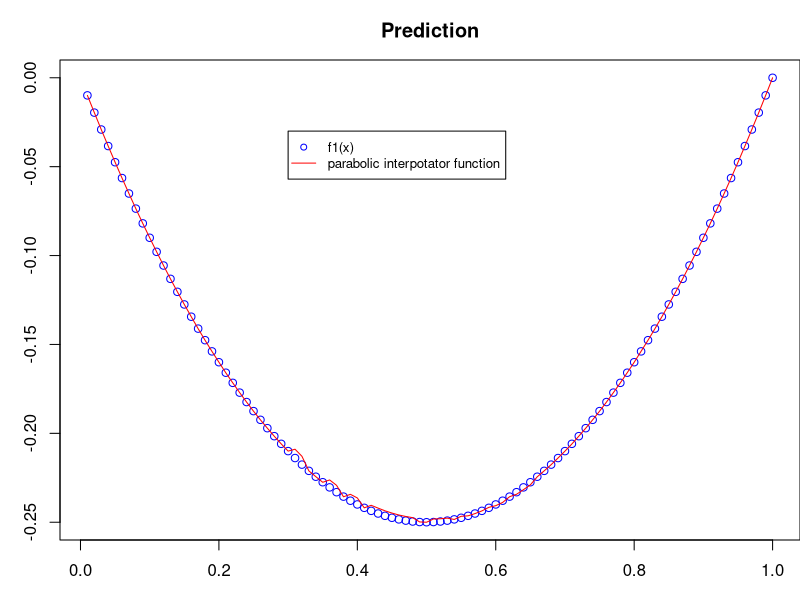
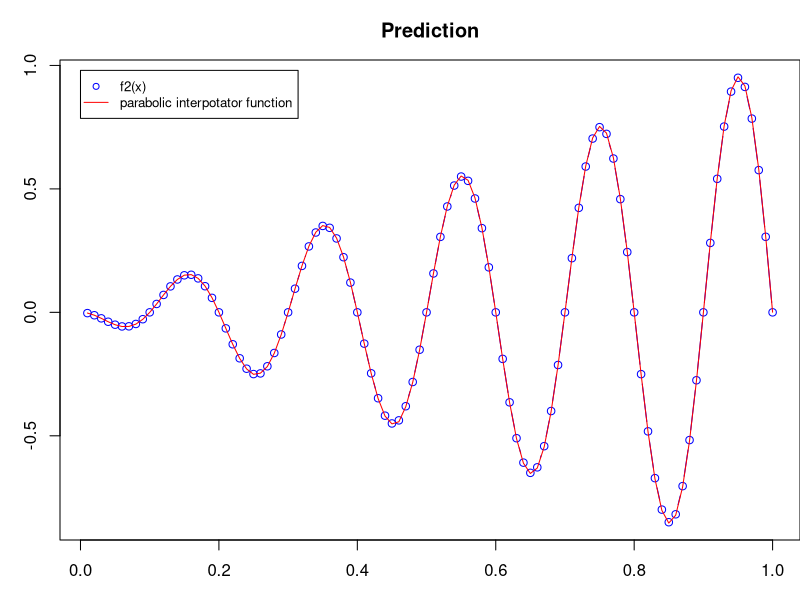

Here is the R script that generated these plots, in order:
## ---- chunk 1
knitr::opts_chunk$set(echo = TRUE)
## ---- chunk 2
parabolic_inter = function(a,x){
  a0 = a[1]
  a1 = a[2]
  a2 = a[3]
  res = a0 + a1*x + a2*(x^2)
  return(res)
}
sum_square_error = function(a,x,func){
  x0 = x[1]
  x1 = x[2]
  x2 = x[3]
  res = sum((func(x0)-parabolic_inter(a,x0))^2,(func(x1)-parabolic_inter(a,x1))^2,(func(x2)-parabolic_inter(a,x2))^2)
  return(res)
}
opt = function(x,func){
  a = c(0,1,-1)
  res = optim(a,sum_square_error,x = x,func = func)
  res = res$par
  return(res)
}
## ---- chunk 3
approx = function(n,func){
 midpoint = 1/(2*n)
 res = data.frame()
 for(i in 1:n){
   x = c(((i-1)/n),((i/n)-midpoint),(i/n)) 
   res = append(res,as.data.frame(opt(x,func)))
 }
 return(res)
}
## ---- chunk 4
f1 = function(x){
  res = -x *(1-x)
  return(res)
}
f2 = function(x){
  res = -x * sin(10*pi*x)
  return(res)
}
x = c()
for(i in 1:100){x[i] = i/100}

approx1 = approx(100,f1)
interpolate_result1 = c()
for(i in 1:length(approx1)){
  a = as.vector(approx1[[i]])
  interpolate_result1 = append(interpolate_result1,parabolic_inter(a,x[i]))
}
par(mar = c(3,3,3,0))
plot(x,f1(x),xlab = "x",ylab = "y",col = "blue", type = "b")
lines(x,interpolate_result1,col = "red")
title("Prediction")
legend(0.3, -0.03, legend=c("f1(x)", "parabolic interpotator function"),
       col=c("blue", "red"), pch=c(1,NA),lty=c(0,1), cex=0.8)

## ---- chunk 5
approx2 = approx(100,f2)
interpolate_result2 = c()
for(i in 1:length(x)){
  a = as.vector(approx2[[i]])
  interpolate_result2 = append(interpolate_result2,parabolic_inter(a,x[i]))
}
plot(x,f2(x),xlab = "x",ylab = "y",col = "blue", type = "b")
lines(x,interpolate_result2,col = "red")
title("Prediction")
legend(0, 0.98, legend=c("f2(x)", "parabolic interpotator function"),
       col=c("blue", "red"), pch=c(1,NA),lty=c(0,1), cex=0.8)
